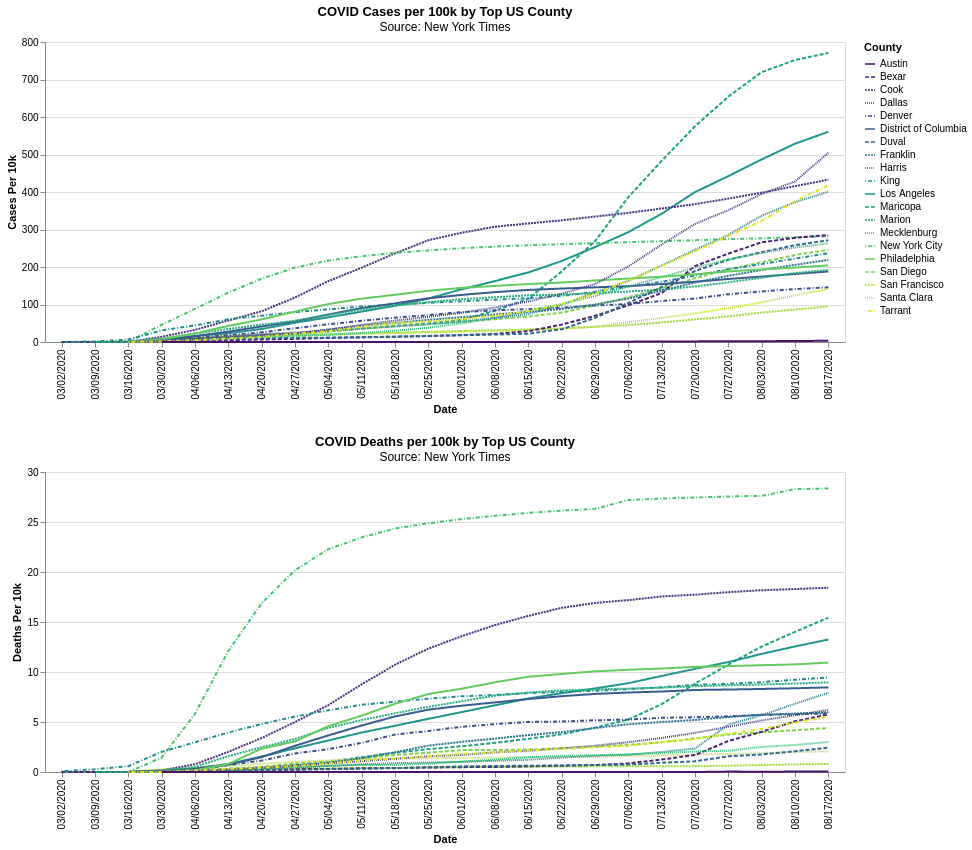

Describe this chart as a Vega-Lite specification.
### Vega-Lite specification from a JSON file in a GitHub repository (floating-point values rounded to 4 significant figures; data arrays with more than 128 entries replaced by an {"elided": "..."} marker saying what was removed)
{"config": {"view": {"continuousWidth": 400, "continuousHeight": 300}}, "vconcat": [{"data": {"name": "data-e20739c98bc9e14f87fc2752eb92d271"}, "mark": "line", "encoding": {"color": {"type": "nominal", "field": "County", "scale": {"scheme": "viridis"}}, "strokeDash": {"type": "nominal", "field": "County"}, "tooltip": [{"type": "nominal", "field": "County"}, {"type": "nominal", "field": "City"}, {"type": "quantitative", "field": "Cases Per 10k"}], "x": {"type": "ordinal", "field": "Date"}, "y": {"type": "quantitative", "field": "Cases Per 10k"}}, "height": 300, "title": {"text": "COVID Cases per 100k by Top US County", "subtitle": "Source: New York Times"}, "width": 800}, {"data": {"name": "data-2f369b6db10d1abcb63913fe87a65277"}, "mark": "line", "encoding": {"color": {"type": "nominal", "field": "County", "scale": {"scheme": "magma"}}, "strokeDash": {"type": "nominal", "field": "County"}, "tooltip": [{"type": "nominal", "field": "County"}, {"type": "nominal", "field": "City"}, {"type": "quantitative", "field": "Deaths Per 10k"}], "x": {"type": "ordinal", "field": "Date"}, "y": {"type": "quantitative", "field": "Deaths Per 10k"}}, "height": 300, "title": {"text": "COVID Deaths per 100k by Top US County", "subtitle": "Source: New York Times"}, "width": 800}], "$schema": "https://vega.github.io/schema/vega-lite/v4.8.1.json", "datasets": {"data-e20739c98bc9e14f87fc2752eb92d271": {"elided": "461 records"}, "data-2f369b6db10d1abcb63913fe87a65277": {"elided": "461 records"}}}
